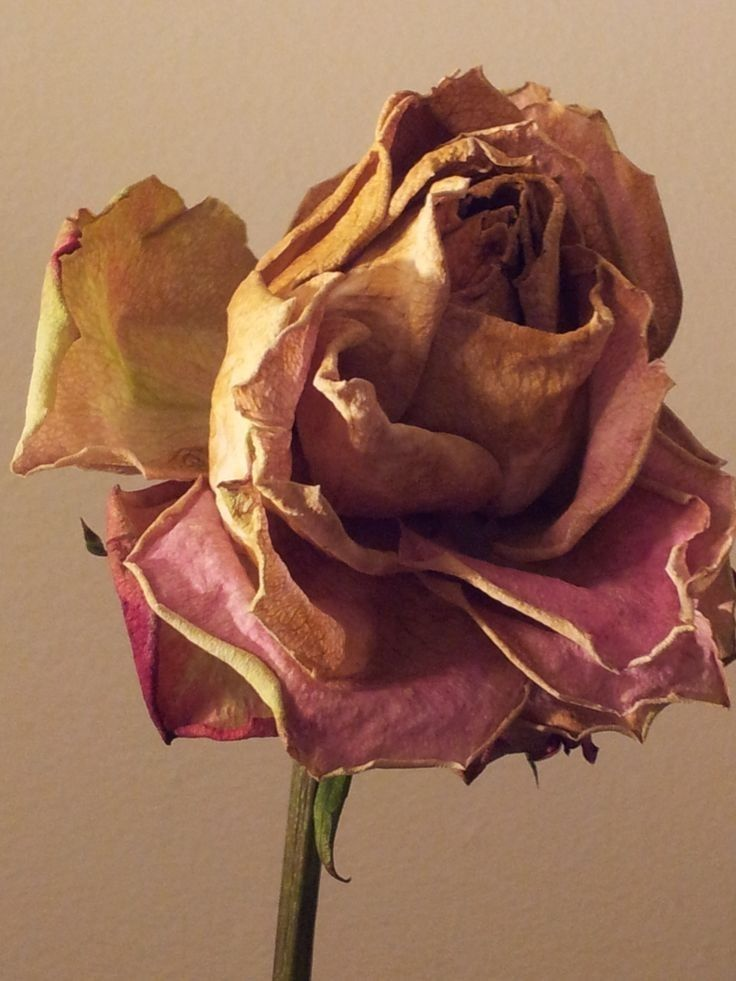
#> input picture feature-capture/imagenes_prueba/dano.jpg, 736 x 981 px
$ python p_dano.py
#> lines starting #> are read from the running program, lines starting #| are printed output that depends on the picture; after the words box and inside, x2 and y2 are one past the last pixel; in counts of white or black regions, pixels touching at a corner belong together
from pathlib import Path
import os
import cv2 as cv
import numpy as np

script = Path(__file__).resolve().parent
ruta = os.path.join(script, 'imagenes_prueba/dano.jpg')

img = cv.imread(ruta)
#> img is the input picture: shape (981, 736, 3); mean B, G, R 85.9, 108, 151.8
cv.imshow('Prueba', img)
img_gris = cv.cvtColor(img, cv.COLOR_BGR2GRAY)
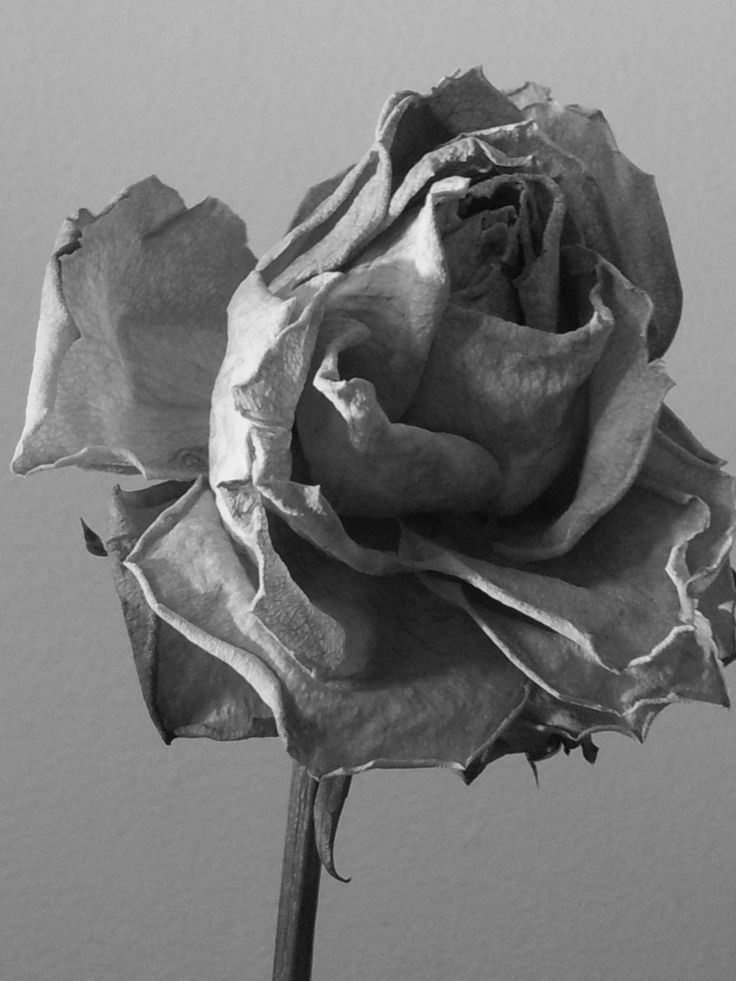
#> img_gris: shape (981, 736); min 6, max 242, mean 118.6
img_cany = cv.Canny(img_gris, 30,100)
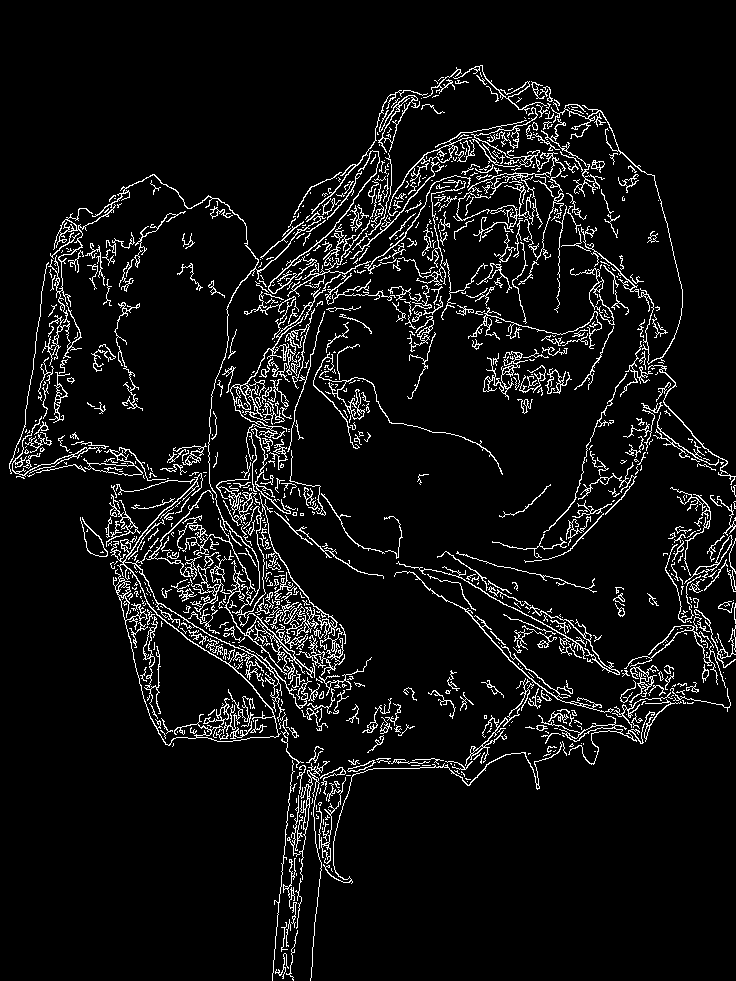
#> img_cany: shape (981, 736); 6.9% white in thin lines or dots

img_hsv = cv.cvtColor(img, cv.COLOR_BGR2HSV)
#> img_hsv: shape (981, 736, 3); mean H, S, V 37.1, 120.2, 151.8
marron_bajo = np.array([30,50,50])
marron_alto = np.array([60,255,255])
rango = cv.inRange(img_hsv,marron_bajo,marron_alto)
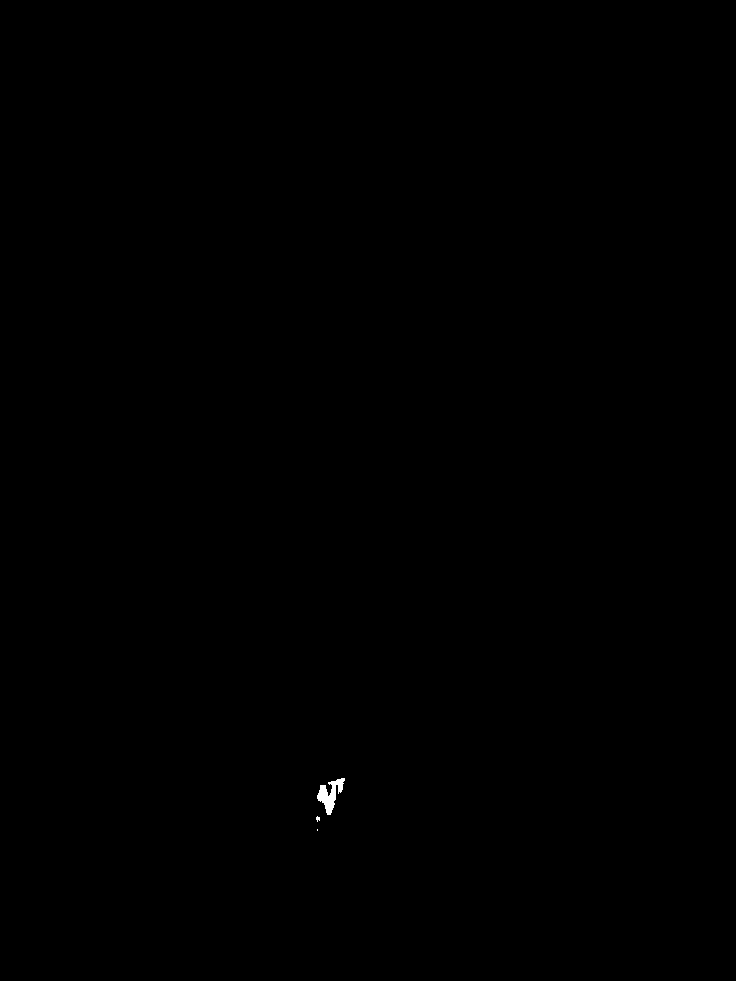
#> rango: shape (981, 736); 0.07% white; 3 white regions (2 under 20 px), largest, box (x1, y1, x2, y2) and area: (317, 778, 345, 815) 463
mascara = cv.bitwise_and(img,img, mask=rango)
cv.imshow('lsdkjfa', mascara)
cv.waitKey(0)
cv.destroyAllWindows()
